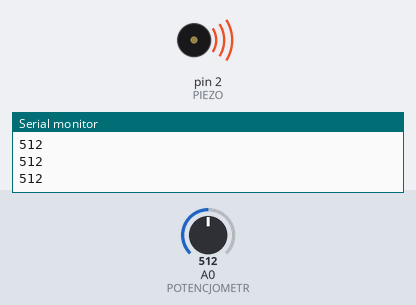
Recording of a sketch running on a simulated Arduino Uno, built with avr-gcc and run on an emulated ATmega328P. On the bench: buzzer (waves = sounding), the last lines printed to the serial monitor. The test bench sets the inputs (shaded band); at power-on: A0 (POTENCJOMETR) = 512.

Above: at 1.2 s.
1.3 s: A0 (POTENCJOMETR) set to 0
At 2.0 s:
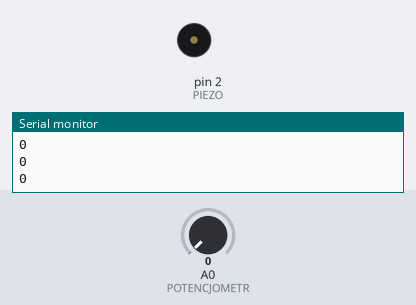
2.8 s: A0 (POTENCJOMETR) set to 122
At 3.3 s:
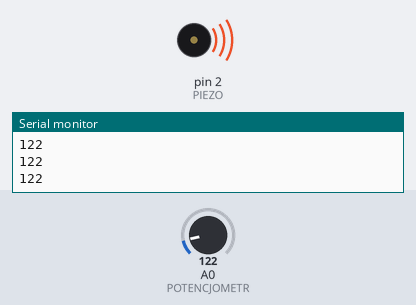
Timing chart, 0 to 5.8 s (numbered marks = the images above; inputs shaded):
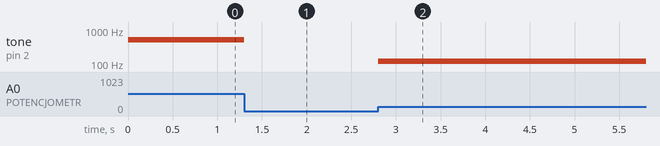

The sketch:

potencjometr.ino
```cpp
// piezo
#define POTENCJOMETR 0
#define PIEZO 2

void setup() {
	Serial.begin(9600);
}

void loop() {
	int value = analogRead(POTENCJOMETR);
	tone(PIEZO,value);
	Serial.println(value);
}


// dioda
// #define POTENCJOMETR 0
// #define LED 3

// void setup() {
// 	pinMode(LED, OUTPUT);
// }

// void loop() {
// 	int value = analogRead(POTENCJOMETR);
// 	byte bright = map(value, 0, 1023, 0, 255);
// 	analogWrite(LED, bright);
// }
```

Measured:
- after the input at 1.3 s, tone on pin 2 (PIEZO): 512 Hz → silent at once
- after the input at 2.8 s, tone on pin 2 (PIEZO): silent → 122 Hz at once
